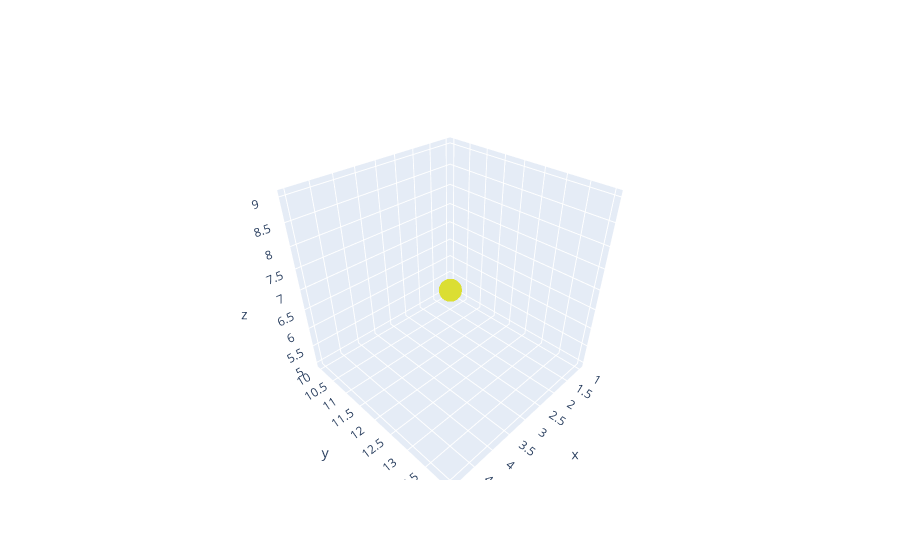

The code cell stored with this chart in its notebook:
### Markdown cell above
# 13. Create a 3D scatter plot using Plotly.

### Code cell
import plotly.graph_objs as go


x = [1, 2, 3, 4, 5]
y = [10, 11, 12, 13, 14]
z = [5, 6, 7, 8, 9]


fig = go.Figure(data=[go.Scatter3d(
    x=x,
    y=y,
    z=z,
    mode='markers',
    marker=dict(
        size=8,
        color=z,               
        colorscale='Viridis',   
        opacity=0.8
    )
)])


fig.show()

### Figure 1 — Plotly figure (JSON) as saved in the notebook; plotly's stock layout.template omitted (floating-point values rounded to 4 significant figures)
{"data": [{"marker": {"color": [5, 6, 7, 8, 9], "colorscale": [[0, "#440154"], [0.1111, "#482878"], [0.2222, "#3e4989"], [0.3333, "#31688e"], [0.4444, "#26828e"], [0.5556, "#1f9e89"], [0.6667, "#35b779"], [0.7778, "#6ece58"], [0.8889, "#b5de2b"], [1, "#fde725"]], "opacity": 0.8, "size": 8}, "mode": "markers", "type": "scatter3d", "x": [1, 2, 3, 4, 5], "y": [10, 11, 12, 13, 14], "z": [5, 6, 7, 8, 9]}], "layout": {}}
